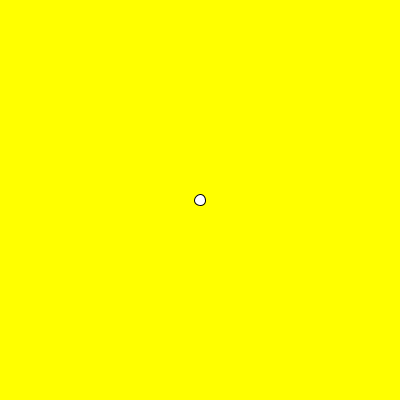
Frame 1 (no input)
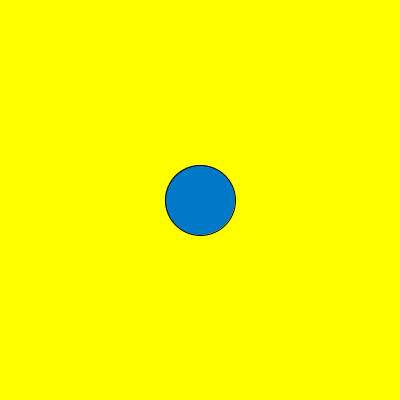
Frame 60 (the mouse pressed at the canvas centre just before this capture)
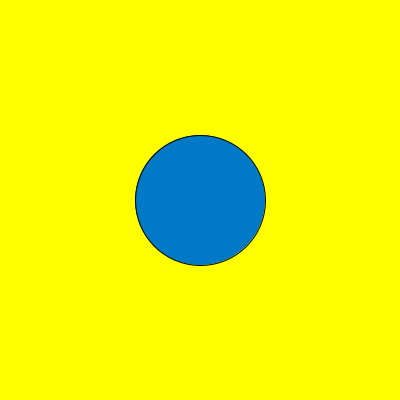
Frame 120 (the mouse held since frame 60 and released just before this capture)

The Processing sketch that drew these frames (run headless with seeded random() and noise(); from frame 60 on, the mouse is pressed at the canvas centre):

// Processing sketch: sketch6625
// ── sketch6625.pde
int d = 10;

void setup() {
  size(400, 400);
}
void draw() {
  background(255,255,0);
  d = d + 1;
  ellipse(width/2, height/2, d, d);
  fill(0,122,199);
  if (d >= width) { d = 10; }
}
